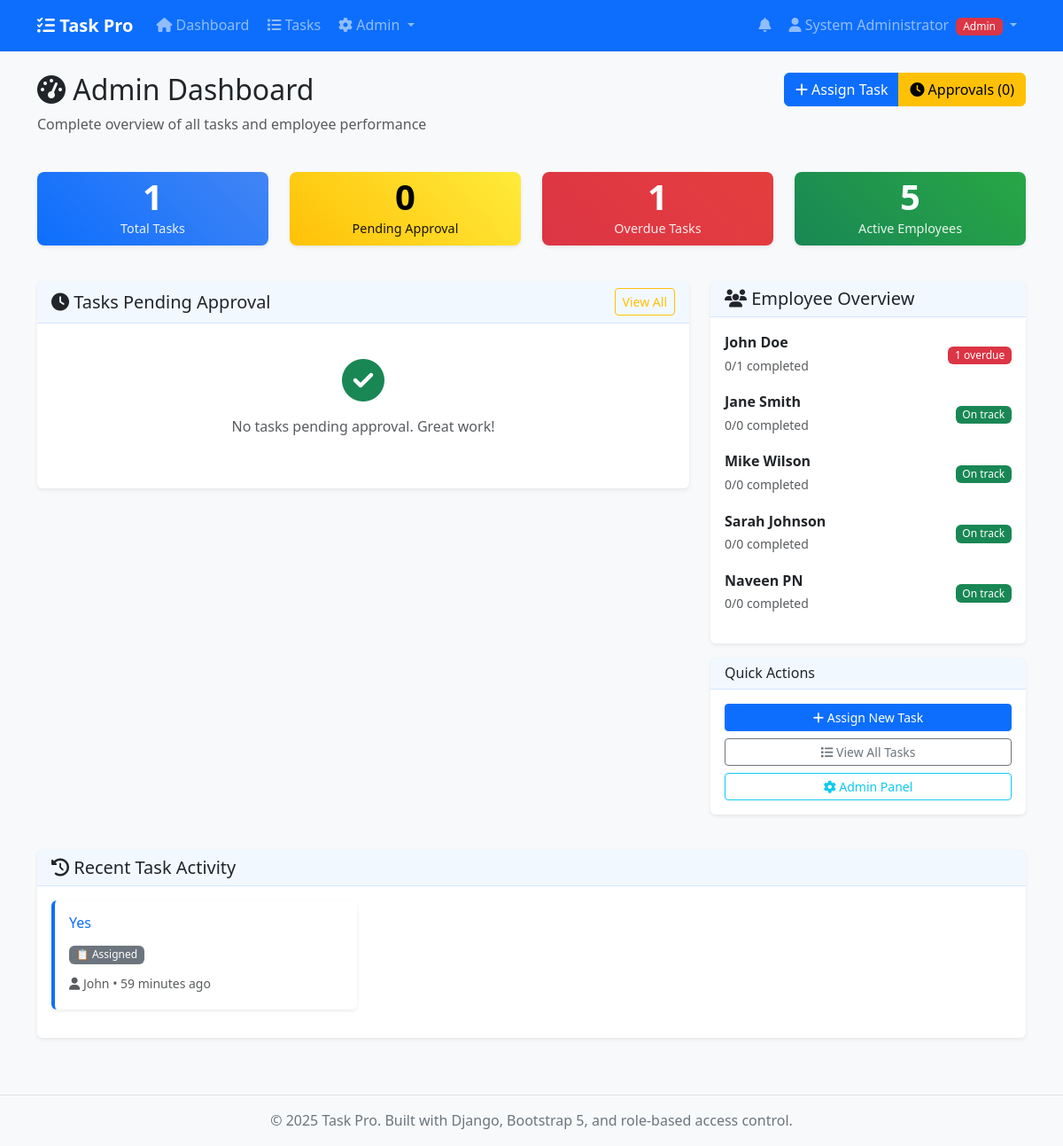
The app's page / (signed in) with its own data.
### tasks/models.py (models this page shows, shortened)
class Task(models.Model):
    STATUS_CHOICES = [
        ('assigned', 'Assigned'),
        ('in_progress', 'In Progress'),
        ('completed', 'Completed (Pending Approval)'),
        ('approved', 'Approved'),
        ('rejected', 'Rejected'),
        ('cancelled', 'Cancelled'),
        ('on_hold', 'On Hold'),
    ]
    APPROVAL_STATUS_CHOICES = [
        ('pending', 'Pending'),
        ('approved', 'Approved'),
        ('rejected', 'Rejected'),
        ('not_required', 'Not Required'),
    ]
    title = models.CharField(max_length=200)
    description = models.TextField()
    category = models.ForeignKey(Category, on_delete=models.SET_NULL, null=True, blank=True)
    priority = models.ForeignKey(Priority, on_delete=models.SET_NULL, null=True, blank=True)
    status = models.CharField(max_length=20, choices=STATUS_CHOICES, default='assigned')
    assigned_to = models.ForeignKey(User, on_delete=models.CASCADE, related_name='assigned_tasks')
    created_by = models.ForeignKey(User, on_delete=models.CASCADE, related_name='created_tasks')
    approved_by = models.ForeignKey(User, on_delete=models.SET_NULL, null=True, blank=True, related_name='approved_tasks')
    approval_status = models.CharField(max_length=15, choices=APPROVAL_STATUS_CHOICES, default='not_required')
    approval_notes = models.TextField(blank=True, null=True, help_text="Admin notes for approval/rejection")
    requires_approval = models.BooleanField(default=True)
    created_at = models.DateTimeField(auto_now_add=True)
    updated_at = models.DateTimeField(auto_now=True)
    due_date = models.DateTimeField(null=True, blank=True)
    started_at = models.DateTimeField(null=True, blank=True)
    completed_at = models.DateTimeField(null=True, blank=True)
    approved_at = models.DateTimeField(null=True, blank=True)
    estimated_hours = models.DecimalField(max_digits=5, decimal_places=2, null=True, blank=True)
    actual_hours = models.DecimalField(max_digits=5, decimal_places=2, null=True, blank=True)
    completion_notes = models.TextField(blank=True, null=True, help_text="Employee notes on task completion")
    attachment = models.FileField(upload_to='task_attachments/', null=True, blank=True)
    class Meta:
        ordering = ['-created_at']
        indexes = [
            models.Index(fields=['status']),
            models.Index(fields=['priority']),
            models.Index(fields=['due_date']),
            models.Index(fields=['assigned_to']),
            models.Index(fields=['approval_status']),
        ]
        permissions = [
            ('can_assign_tasks', 'Can assign tasks to employees'),
            ('can_approve_tasks', 'Can approve completed tasks'),
            ('can_view_all_tasks', 'Can view all tasks'),
            ('can_manage_employees', 'Can manage employees'),
        ]

### tasks/views.py (the view)
# urls.py: path('', views.dashboard_view, name='dashboard'),
@login_required
def dashboard_view(request):
    user_profile = request.user.profile
    if user_profile.is_admin():
        return admin_dashboard(request)
    else:
        return employee_dashboard(request)

### tasks/templates/tasks/admin_dashboard.html (shortened to what this page needs)
{% extends 'base.html' %}
{% load static %}
{% block content %}
<div class="row mb-4">
    <div class="col">
        <h2>
            <i class="fas fa-tachometer-alt"></i> Admin Dashboard
        </h2>
        <p class="text-muted">Complete overview of all tasks and employee performance</p>
    </div>
    <div class="col-auto">
        <div class="btn-group" role="group">
            <a href="{% url 'task_create' %}" class="btn btn-primary">
                <i class="fas fa-plus"></i> Assign Task
            </a>
            <a href="{% url 'pending_approvals' %}" class="btn btn-warning">
                <i class="fas fa-clock"></i> Approvals ({{ pending_approval }})
            </a>
        </div>
    </div>
</div>
<div class="row mb-4">
    <div class="col-lg-3 col-md-6">
        <div class="card stat-card  p-2 bg-primary">
            <div class="stat-number">{{ total_tasks }}</div>
            <div class="stat-label">Total Tasks</div>
        </div>
    </div>
    <div class="col-lg-3 col-md-6">
        <div class="card stat-card  p-2 bg-warning">
            <div class="stat-number">{{ pending_approval }}</div>
            <div class="stat-label">Pending Approval</div>
        </div>
    </div>
    <div class="col-lg-3 col-md-6">
        <div class="card stat-card  p-2 bg-danger">
            <div class="stat-number">{{ overdue_tasks }}</div>
            <div class="stat-label">Overdue Tasks</div>
        </div>
    </div>
    <div class="col-lg-3 col-md-6">
        <div class="card stat-card  p-2 bg-success">
            <div class="stat-number">{{ total_employees }}</div>
            <div class="stat-label">Active Employees</div>
        </div>
    </div>
</div>
<div class="row">
    <div class="col-lg-8">
        <div class="card">
            <div class="card-header d-flex justify-content-between align-items-center">
                <h5 class="mb-0">
                    <i class="fas fa-clock"></i> Tasks Pending Approval
                </h5>
                <a href="{% url 'pending_approvals' %}" class="btn btn-sm btn-outline-warning">View All</a>
            </div>
            <div class="card-body">
                {% if tasks_needing_approval %}
                    {% for task in tasks_needing_approval %}
                        <div class="d-flex align-items-center mb-3 pb-3 {% if not forloop.last %}border-bottom{% endif %}">
                            <div class="flex-grow-1">
                                <h6 class="mb-1">
                                    <a href="{% url 'task_detail' task.pk %}" class="text-decoration-none">
                                        {{ task.title }}
                                    </a>
                                </h6>
                                <small class="text-muted">
                                    <i class="fas fa-user"></i> {{ task.assigned_to.get_full_name }}
                                    • Completed {{ task.completed_at|timesince }} ago
                                </small>
                            </div>
                            <div>
                                <div class="btn-group btn-group-sm">
                                    <form method="post" action="{% url 'approve_task' task.id %}" style="display: inline;">
                                        {% csrf_token %}
                                        <button type="submit" class="btn btn-success btn-sm">
                                            <i class="fas fa-check"></i> Approve
                                        </button>
                                    </form>
                                    <a href="{% url 'task_detail' task.pk %}" class="btn btn-outline-primary btn-sm">
                                        <i class="fas fa-eye"></i> Review
                                    </a>
                                </div>
                            </div>
                        </div>
                    {% endfor %}
                {% else %}
                    <p class="text-muted text-center py-4">
                        <i class="fas fa-check-circle fa-3x mb-3 d-block text-success"></i>
                        No tasks pending approval. Great work!
                    </p>
                {% endif %}
            </div>
        </div>
    </div>
    <div class="col-lg-4">
        <div class="card">
            <div class="card-header">
                <h5 class="mb-0">
                    <i class="fas fa-users"></i> Employee Overview
                </h5>
            </div>
            <div class="card-body">
                {% for emp_stat in employee_stats %}
                    <div class="d-flex justify-content-between align-items-center mb-3">
                        <div>
                            <strong>{{ emp_stat.employee.get_full_name }}</strong>
                            <br>
                            <small class="text-muted">
                                {{ emp_stat.completed_tasks }}/{{ emp_stat.total_tasks }} completed
                            </small>
                        </div>
                        <div class="text-end">
                            {% if emp_stat.overdue_tasks > 0 %}
                                <span class="badge bg-danger">{{ emp_stat.overdue_tasks }} overdue</span>
                            {% else %}
                                <span class="badge bg-success">On track</span>
                            {% endif %}
                        </div>
                    </div>
                {% empty %}
                    <p class="text-muted text-center">No employee data available</p>
                {% endfor %}
            </div>
        </div>
        <div class="card mt-3">
            <div class="card-header">
                <h6 class="mb-0">Quick Actions</h6>
            </div>
            <div class="card-body">
                <div class="d-grid gap-2">
                    <a href="{% url 'task_create' %}" class="btn btn-primary btn-sm">
                        <i class="fas fa-plus"></i> Assign New Task
                    </a>
                    <a href="{% url 'task_list' %}" class="btn btn-outline-secondary btn-sm">
                        <i class="fas fa-list"></i> View All Tasks
                    </a>
                    <a href="/admin/" class="btn btn-outline-info btn-sm">
                        <i class="fas fa-cog"></i> Admin Panel
                    </a>
                </div>
            </div>
        </div>
    </div>
</div>
<div class="row mt-4">
    <div class="col-12">
        <div class="card">
            <div class="card-header">
                <h5 class="mb-0">
                    <i class="fas fa-history"></i> Recent Task Activity
                </h5>
            </div>
            <div class="card-body">
                <div class="row">
                    {% for task in recent_tasks %}
                        <div class="col-md-6 col-lg-4">
                            <div class="card task-card mb-3">
                                <div class="card-body">
                                    <h6 class="card-title">
                                        <a href="{% url 'task_detail' task.pk %}" class="text-decoration-none">
                                            {{ task.title|truncatechars:30 }}
                                        </a>
                                    </h6>
                                    <div class="mb-2">
                                        <span class="badge status-{{ task.status }}">
                                            {{ task.get_status_display }}
                                        </span>
                                    </div>
                                    <small class="text-muted">
                                        <i class="fas fa-user"></i> {{ task.assigned_to.first_name }}
                                        • {{ task.created_at|timesince }} ago
                                    </small>
                                </div>
                            </div>
                        </div>
                    {% empty %}
                        <div class="col-12">
                            <p class="text-muted text-center">No recent tasks</p>
                        </div>
                    {% endfor %}
                </div>
            </div>
        </div>
    </div>
</div>
{% endblock %}

### templates/base.html (shortened to what this page needs)
<!DOCTYPE html>
<html lang="en">
<head>
    <link href="https://cdn.jsdelivr.net/npm/bootstrap@5.3.2/dist/css/bootstrap.min.css" rel="stylesheet">
    <link rel="stylesheet" href="https://cdnjs.cloudflare.com/ajax/libs/font-awesome/6.4.0/css/all.min.css">
    {% load static %}
    <link rel="stylesheet" href="{% static 'css/style.css' %}">
</head>
<body>
    <nav class="navbar navbar-expand-lg navbar-dark bg-primary">
        <div class="container">
            <a class="navbar-brand" href="{% url 'dashboard' %}">
                <i class="fas fa-tasks"></i> Task Pro
            </a>
            <div class="collapse navbar-collapse" id="navbarNav">
                <ul class="navbar-nav me-auto">
                    {% if user.is_authenticated %}
                        <li class="nav-item">
                            <a class="nav-link" href="{% url 'dashboard' %}">
                                <i class="fas fa-home"></i> Dashboard
                            </a>
                        </li>
                        <li class="nav-item">
                            <a class="nav-link" href="{% url 'task_list' %}">
                                <i class="fas fa-list"></i> Tasks
                            </a>
                        </li>
                        {% if user.profile.is_admin %}
                            <li class="nav-item dropdown">
                                <a class="nav-link dropdown-toggle" href="#" id="adminDropdown" role="button" data-bs-toggle="dropdown">
                                    <i class="fas fa-cog"></i> Admin
                                </a>
                            </li>
                        {% endif %}
                    {% endif %}
                </ul>
                <ul class="navbar-nav">
                    {% if user.is_authenticated %}
                        <li class="nav-item">
                            <a class="nav-link" href="{% url 'notifications' %}">
                                <i class="fas fa-bell"></i>
                            </a>
                        </li>
                        <li class="nav-item dropdown">
                            <a class="nav-link dropdown-toggle" href="#" id="navbarDropdown" role="button" data-bs-toggle="dropdown">
                                <i class="fas fa-user"></i> {{ user.get_full_name|default:user.username }}
                                {% if user.profile.role == 'admin' %}
                                    <span class="badge bg-danger ms-1">Admin</span>
                                {% else %}
                                    <span class="badge bg-success ms-1">Employee</span>
                                {% endif %}
                            </a>
                        </li>
                    {% endif %}
                </ul>
            </div>
        </div>
    </nav>
    <main class="container my-4">
        {% block content %}{% endblock %}
    </main>
    <footer class="bg-light text-center py-3 mt-5">
        <div class="container">
            <p class="mb-0">&copy; 2025 Task Pro. Built with Django, Bootstrap 5, and role-based access control.</p>
        </div>
    </footer>
    {% load static %}
</body>
</html>

### records on screen
Task: title "Yes", status "Assigned", assigned_to.first_name "John", created_at "59 minutes"

### other values on screen
{{ user.get_full_name|default:user.username }} "System Administrator"
{{ pending_approval }} "0"
{{ total_tasks }} "1"
{{ overdue_tasks }} "1"
{{ total_employees }} "5"
{{ emp_stat.employee.get_full_name }} "John Doe"
{{ emp_stat.completed_tasks }} "0"
{{ emp_stat.total_tasks }} "1"
{{ emp_stat.overdue_tasks }} "1"
{{ emp_stat.employee.get_full_name }} "Jane Smith"
{{ emp_stat.total_tasks }} "0"
{{ emp_stat.employee.get_full_name }} "Mike Wilson"
{{ emp_stat.employee.get_full_name }} "Sarah Johnson"
{{ emp_stat.employee.get_full_name }} "Naveen PN"
